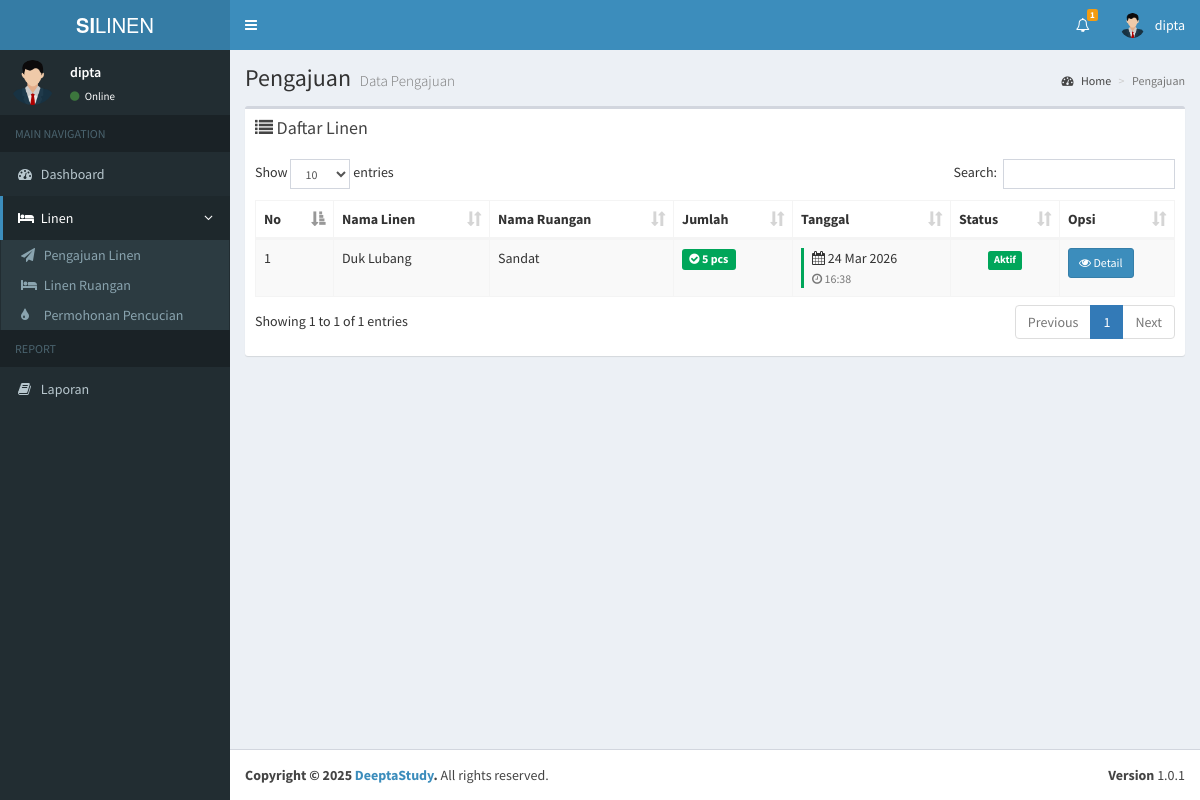
Page /admin_ruangan/linen_ruangan.php (signed in) on the committed database.
### tables this page shows
CREATE TABLE `users` (
  `id` int(11) NOT NULL,
  `nama` varchar(100) NOT NULL,
  `username` varchar(100) NOT NULL,
  `email` varchar(100) NOT NULL,
  `password` varchar(100) NOT NULL,
  `hak_akses` varchar(25) NOT NULL,
  `status` int(11) NOT NULL,
  `status_ruangan` int(11) DEFAULT NULL
);

CREATE TABLE `linen_ruangan` (
  `id` int(11) NOT NULL,
  `id_ruangan` int(11) NOT NULL,
  `id_linen` int(11) NOT NULL,
  `jumlah_linen` int(11) NOT NULL,
  `tanggal` datetime NOT NULL,
  `status` int(11) NOT NULL
);

CREATE TABLE `linen` (
  `id` int(11) NOT NULL,
  `kode_linen` varchar(15) NOT NULL,
  `nama_linen` varchar(199) NOT NULL,
  `gambar` varchar(199) NOT NULL,
  `jumlah_linen` int(11) NOT NULL,
  `sisa_linen` int(11) NOT NULL,
  `tanggal` datetime NOT NULL,
  `status` int(11) NOT NULL,
  `updated_at` datetime NOT NULL
);

CREATE TABLE `ruangan` (
  `id` int(11) NOT NULL,
  `id_user` int(11) DEFAULT NULL,
  `nama_ruangan` varchar(199) NOT NULL,
  `telp_ruangan` varchar(15) NOT NULL,
  `status` int(11) NOT NULL
);

### admin_ruangan/linen_ruangan.php (the view, shortened to what this page needs)
<?php
include '../koneksi.php';
$username = $_SESSION['username'];
$query = mysqli_query($koneksi, "SELECT * FROM users WHERE username = '$username'");
$row = mysqli_fetch_assoc($query);
$additionalCSS = [
    '../assets/plugins/datatables/dataTables.bootstrap.css'
];
$pageTitle = "Pengajuan";
$pageDesc = "Data Pengajuan";
$id_user = $row['id'];
$dataQuery = mysqli_query($koneksi, "SELECT lr.*,
                                    l.nama_linen as nama_linen,
                                    r.nama_ruangan as nama_ruangan
                                    FROM linen_ruangan lr
                                    LEFT JOIN linen l ON lr.id_linen = l.id
                                    LEFT JOIN ruangan r ON lr.id_ruangan = r.id
                                    WHERE r.id_user = '$id_user'");
?>
<section class="content">
    <div class="row">
        <div class="col-xs-12">
            <div class="box">
                <div class="box-header">
                    <h3 class="box-title">
                        <i class="fa fa-list"></i> Daftar Linen
                    </h3>
                </div>
                <div class="box-body">
                    <table id="example1" class="table table-bordered table-striped">
                        <thead>
                            <tr>
                                <th>No</th>
                                <th>Nama Linen</th>
                                <th>Nama Ruangan</th>
                                <th>Jumlah</th>
                                <th>Tanggal</th>
                                <th>Status</th>
                                <th>Opsi</th>
                            </tr>
                        </thead>
                        <tbody>
                            <?php
                            $no = 1;
                            while ($data = mysqli_fetch_assoc($dataQuery)):
                            ?>
                                <tr>
                                    <td><?= $no++; ?></td>
                                    <td><?= htmlspecialchars($data['nama_linen']) ?></td>
                                    <td><?= htmlspecialchars($data['nama_ruangan']) ?></td>
                                    <td>
                                        <span class="label label-success" style="font-size: 12px;">
                                            <i class="fa fa-check-circle"></i> <?= htmlspecialchars($data['jumlah_linen']) ?> pcs
                                        </span>
                                    </td>
                                    <td>
                                        <div style="border-left: 3px solid #00a65a; padding-left: 8px;">
                                            <i class="fa fa-calendar"></i> <?= date('d M Y', strtotime($data['tanggal'])) ?>
                                            <br>
                                            <small class="text-muted">
                                                <i class="fa fa-clock-o"></i> <?= date('H:i', strtotime($data['tanggal'])) ?>
                                            </small>
                                        </div>
                                    </td>
                                    <td class="text-center">
                                        <span class="label <?= ($data['status'] == 1) ? 'label-success' : 'label-danger' ?>">
                                            <?= ($data['status'] == 1) ? 'Aktif' : 'Nonaktif' ?>
                                        </span>
                                    </td>
                                    <td>
                                        <a href="detail_linen.php?id_linen=<?= $data['id']; ?>" class="btn btn-primary btn-sm"><i class="fa fa-eye"></i> Detail</a>
                                    </td>
                                </tr>
                            <?php endwhile; ?>
                        </tbody>
                    </table>
                </div>
            </div>
        </div>
    </div>
</section>
<?php
$content = ob_get_clean();
include __DIR__ . '/../layouts/header.php';
echo $content;
include __DIR__ . '/../layouts/footer.php';
?>

### layouts/header.php (shortened to what this page needs)
<?php
include '../koneksi.php';
$username = $_SESSION['username'];
$query = mysqli_query($koneksi, "SELECT * FROM users WHERE username = '$username'");
$row = mysqli_fetch_assoc($query);
?>
<!DOCTYPE html>
<html>
<head>
    <link rel="stylesheet" href="../assets/bootstrap/css/bootstrap.min.css">
    <link rel="stylesheet" href="https://maxcdn.bootstrapcdn.com/font-awesome/4.4.0/css/font-awesome.min.css">
    <link rel="stylesheet" href="https://code.ionicframework.com/ionicons/2.0.1/css/ionicons.min.css">
    <link rel="stylesheet" href="../assets/dist/css/AdminLTE.min.css">
    <link rel="stylesheet" href="../assets/dist/css/skins/_all-skins.min.css">
    <link rel="stylesheet" href="../assets/plugins/iCheck/flat/blue.css">
    <link rel="stylesheet" href="../assets/plugins/morris/morris.css">
    <link rel="stylesheet" href="../assets/plugins/jvectormap/jquery-jvectormap-1.2.2.css">
    <?php if (!empty($additionalCSS)): ?>
        <?php foreach ($additionalCSS as $css): ?>
            <link rel="stylesheet" href="<?= htmlspecialchars($css) ?>">
        <?php endforeach; ?>
    <?php endif; ?>
</head>
<body class="hold-transition skin-blue sidebar-mini">
    <div class="wrapper">
        <header class="main-header">
            <a href="#" class="logo">
                <span class="logo-lg"><b>SI</b>LINEN</span>
            </a>
            <nav class="navbar navbar-static-top" role="navigation">
                <a href="#" class="sidebar-toggle" data-toggle="offcanvas" role="button">
                </a>
                <div class="navbar-custom-menu">
                    <ul class="nav navbar-nav">
                        <?php
                        if ($row['hak_akses'] != 'admin_ruangan') {
                            $notif = mysqli_query($koneksi, "SELECT COUNT(*) as total FROM pengajuan WHERE status = 1");
                        }else{
                            $notif = mysqli_query($koneksi, "SELECT COUNT(*) as total FROM pengajuan WHERE status = 2");
                        }
                        $total = mysqli_fetch_assoc($notif)['total'];
                        ?>
                        <li class="dropdown notifications-menu">
                            <a href="#" class="dropdown-toggle" data-toggle="dropdown">
                                <i class="fa fa-bell-o"></i>
                                <?php if ($total > 0): ?>
                                    <span class="label label-warning"><?= $total ?></span>
                                <?php endif; ?>
                            </a>
                        </li>
                        <li class="dropdown user user-menu">
                            <a href="#" class="dropdown-toggle" data-toggle="dropdown">
                                <img src="../assets/images/avatar.png" class="user-image" alt="User Image">
                                <span class="hidden-xs"><?= $row['username']; ?></span>
                            </a>
                        </li>
                    </ul>
                </div>
            </nav>
        </header>
        <div class="content-wrapper">
            <section class="content-header">
                <h1>
                    <?php echo isset($pageTitle) ? $pageTitle : 'Dashboard'; ?>
                    <small><?php echo isset($pageDesc) ? $pageDesc : 'Control Panel'; ?></small>
                </h1>
                <ol class="breadcrumb">
                    <li><a href="#"><i class="fa fa-dashboard"></i> Home</a></li>
                    <li class="active"><?php echo isset($pageTitle) ? $pageTitle : 'Dashboard'; ?></li>
                </ol>
            </section>
            <?php include __DIR__ . '/navigation.php'; ?>

### layouts/navigation.php (shortened to what this page needs)
<aside class="main-sidebar">
    <section class="sidebar">
        <div class="user-panel">
            <div class="pull-left image">
                <img src="../assets/images/avatar.png" class="img-circle" alt="User Image">
            </div>
            <div class="pull-left info">
                <p><?= $row['username']; ?></p>
                <a href="#"><i class="fa fa-circle text-success"></i> Online</a>
            </div>
        </div>
        <?php
            if ($row['hak_akses'] == 'admin') {
        ?>
        <ul class="sidebar-menu">
            <li class="header">MAIN NAVIGATION</li>
            <li class="<?= $_SESSION['active_menu'] == 'dashboard' ? 'active' : '' ?>">
                <a href="../admin/">
                    <i class="fa fa-dashboard"></i> <span>Dashboard</span>
                </a>
            </li>
            <li class="treeview <?= $_SESSION['active_menu'] == 'pengguna' ? 'active' : '' ?>">
                <a href="#">
                    <i class="fa fa-users"></i> <span>Pengguna</span>
                    <i class="fa fa-angle-left pull-right"></i>
                </a>
                <ul class="treeview-menu">
                    <li><a href="../admin/tambah_pengguna.php"><i class="fa fa-plus"></i> Tambah Pengguna Baru</a></li>
                    <li><a href="../admin/data_pengguna.php"><i class="fa fa-arrow-circle-right"></i> Data Pengguna</a></li>
                </ul>
            </li>
            <li class="<?= $_SESSION['active_menu'] == 'ruangan' ? 'active' : '' ?>">
                <a href="../admin/data_ruangan.php">
                    <i class="fa fa-building"></i> <span>Ruangan</span>
                </a>
            </li>
            <li class="<?= $_SESSION['active_menu'] == 'linen' ? 'active' : '' ?>">
                <a href="../admin/data_linen.php">
                    <i class="fa fa-bed"></i> <span>Data Linen</span>
                </a>
            </li>
            <li class="<?= $_SESSION['active_menu'] == 'linen_ruangan' ? 'active' : '' ?>">
                <a href="../admin/linen_ruangan.php">
                    <i class="fa fa-bed"></i> <span>Linen Ruangan</span>
                </a>
            </li>
            <li class="treeview <?= $_SESSION['active_menu'] == 'distribusi' ? 'active' : '' ?>">
                <a href="#">
                    <i class="fa fa-tint"></i> <span>Distribusi</span>
                    <i class="fa fa-angle-left pull-right"></i>
                </a>
                <ul class="treeview-menu">
                    <li><a href="../admin/data_pengajuan.php"><i class="fa fa-paper-plane"></i> Pengajuan Linen</a></li>
                    <li><a href="../admin/data_pencucian.php"><i class="fa fa-tint"></i> Permohonan Pencucian</a></li>
                    <!-- <li><a href="../admin/linen_bersih.php"><i class="fa fa-check-circle"></i> Linen Bersih</a></li>
                    <li><a href="../admin/linen_kotor.php"><i class="fa fa-exclamation-circle"></i> Linen Kotor</a></li> -->
                </ul>
            </li>
            <li class="header">REPORT</li>
            <li class="treeview <?= $_SESSION['active_menu'] == 'laporan' ? 'active' : '' ?>">
                <a href="#">
                    <i class="fa fa-file-text-o"></i> <span>Laporan</span>
                    <i class="fa fa-angle-left pull-right"></i>
                </a>
                <ul class="treeview-menu">
                    <li><a href="../admin/data_laporan_pengajuan.php"><i class="fa fa-file-text-o"></i> Laporan Pengajuan Linen</a></li>
                    <li><a href="../admin/data_laporan_pencucian.php"><i class="fa fa-file-text-o"></i> Laporan Pencucian Linen</a></li>
                </ul>
            </li>
        </ul>
        <?php
            }else if($row['hak_akses'] == 'admin_ruangan'){
        ?>
        <ul class="sidebar-menu">
            <li class="header">MAIN NAVIGATION</li>
            <li class="<?= $_SESSION['active_menu'] == 'dashboard' ? 'active' : '' ?>">
                <a href="../admin_ruangan/">
                    <i class="fa fa-dashboard"></i> <span>Dashboard</span>
                </a>
            </li>
            <li class="treeview <?= $_SESSION['active_menu'] == 'linen' ? 'active' : '' ?>">
                <a href="#">
                    <i class="fa fa-bed"></i> <span>Linen</span>
                    <i class="fa fa-angle-left pull-right"></i>
                </a>
                <ul class="treeview-menu">
                    <li><a href="../admin_ruangan/data_pengajuan.php"><i class="fa fa-paper-plane"></i> Pengajuan Linen</a></li>
                    <li><a href="../admin_ruangan/linen_ruangan.php"><i class="fa fa-bed"></i> Linen Ruangan</a></li>
                    <li><a href="../admin_ruangan/data_pencucian.php"><i class="fa fa-tint"></i> Permohonan Pencucian</a></li>
                </ul>
            </li>
            <li class="header">REPORT</li>
            <li><a href="../admin/data_laporan.php"><i class="fa fa-book"></i> <span>Laporan</span></a></li>
        </ul>
        <?php
            }else if($row['hak_akses'] == 'petugas_laundry'){
        ?>
        <?php
            }else if($row['hak_akses'] == 'kepala_penanggung_jawab'){
        ?>
        <?php
            }
        ?>
    </section>
</aside>

### rows in the picture
users: username "dipta"
linen_ruangan: id_linen.nama_linen "Duk Lubang", id_ruangan.nama_ruangan "Sandat", jumlah_linen "5", tanggal "24 Mar 2026", tanggal "16:38", status "Aktif"

### other values in the picture
$total "1"
$pageTitle "Pengajuan"
$pageDesc "Data Pengajuan"
